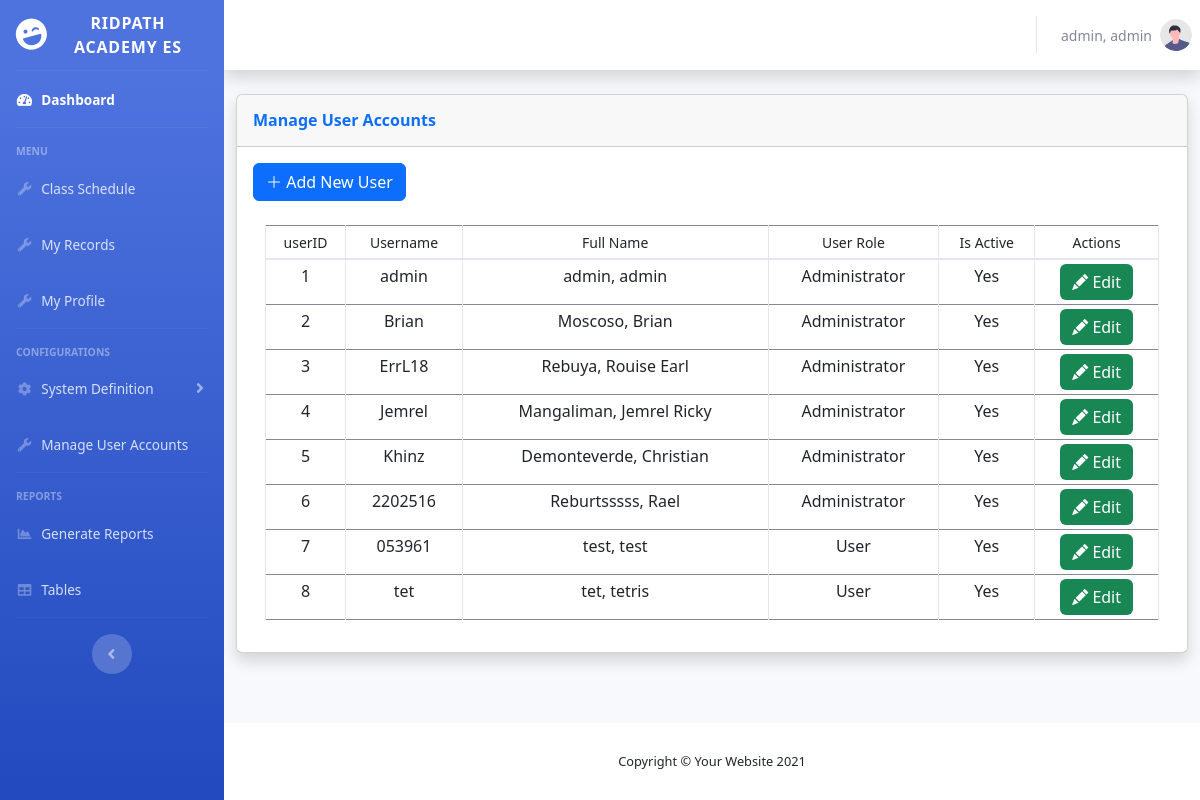
The app's page /admin/manageUserAccounts.php (signed in) with its own data.
### tables this page shows
CREATE TABLE `users` (
  `userID` int(11) NOT NULL,
  `username` varchar(255) NOT NULL,
  `password` varchar(255) NOT NULL,
  `isActive` int(11) NOT NULL,
  `userRole` int(11) NOT NULL,
  `fullname` varchar(200) NOT NULL,
  `lastname` varchar(200) NOT NULL,
  `firstname` varchar(200) NOT NULL
);

### admin/manageUserAccounts.php (the view, shortened to what this page needs)
<?php
    require '../shared/header.php';
?>
                <div class="container-fluid">
                    <div class="row">
                        <div class="col-xl-12 col-lg-12">
                            <div class="card shadow mb-4">
                                <div
                                    class="card-header py-3 d-flex flex-row align-items-center justify-content-between">
                                    <h6 class="m-0 font-weight-bold text-primary">Manage User Accounts</h6>
                                </div>
                                <div class="card-body">
                                    <div class="row" id="page-btn-container">
                                        <div class="col-4">
                                        <button class="btn btn-primary" id="page-btn" data-bs-toggle="modal" data-bs-target="#modal-Add"><i class="bi bi-plus-lg"></i> Add New User</button>
                                        </div>
                                    </div>
                                    <div class="container">
                                    <div class="table-responsive mt-4">
                                    <table class="table table-hover table-bordered table-sm w-100" id="table">
                                        <thead>
                                        <tr>
                                            <th scope="col" class="text-center" id="th"><small>userID</small></th>
                                            <th scope="col" class="text-center" id="th"><small>Username</small></th>
                                            <th scope="col" class="text-center" id="th"><small>Full Name</small></th>
                                            <th scope="col" class="text-center" id="th"><small>User Role</small></th>
                                            <th scope="col" class="text-center" id="th"><small>Is Active</small></th>
                                            <th scope="col" class="text-center" id="th"><small>Actions</small></th>
                                        </tr>
                                        </thead>
                                        <tbody>
                                        <?php
                                        $fetchQuery = "SELECT * FROM users";
                                        $fetchedData = mysqli_query($conn, $fetchQuery);
                                        while($DataArray = mysqli_fetch_assoc($fetchedData)){
                                            $userID = $DataArray['userID'];
                                            $username = $DataArray['username'];
                                            $fullname = $DataArray['fullname'];
                                            $userRole = $DataArray['userRole'];
                                            $status = $DataArray['isActive'];
                                            ?>
                                            <tr>
                                                <td class="text-center" id="td"><?php echo $userID; ?></td>
                                                <td class="text-center" id="td"><?php echo $username; ?></td>
                                                <td class="text-center" id="td"><?php echo $fullname; ?></td>
                                                <td class="text-center" id="td">
                                                    <?php
                                                        if ($userRole == 1)
                                                            echo 'Administrator';
                                                        else
                                                            echo 'User';
                                                     ?>
                                                </td>
                                                <td class="text-center" id="td">
                                                    <?php
                                                        if ($status == 1)
                                                            echo 'Yes';
                                                        else
                                                            echo 'No';
                                                     ?>
                                                </td>
                                                <td class="text-center" id="td">
                                                    <button class="btn btn-success border-0" title="Edit" id="table-button"
                                                            data-bs-toggle="modal"
                                                            data-bs-target="#modal-Edit"
                                                            data-bs-userID="<?php echo $userID;?>"
                                                            >
                                                            <i class="bi bi-pencil-fill" id="table-btn-icon"></i> <span id="tablebutton-text">Edit</span>
                                                    </button>
                                                </td>
                                            </tr>
                                            <?php
                                        }
                                        ?>
                                        </tbody>
                                    </table>
                                    </div>
                                    </div>
                                </div>
                            </div>
                        </div>
                    </div>
                </div>
            </div>
<?php
    require '../shared/footer.php';
?>

### records on screen
users: userID "1", username "admin", fullname "admin, admin", userRole "Administrator", isActive "Yes"
users: userID "2", username "Brian", fullname "Moscoso, Brian", userRole "Administrator", isActive "Yes"
users: userID "3", username "ErrL18", fullname "Rebuya, Rouise Earl", userRole "Administrator", isActive "Yes"
users: userID "4", username "Jemrel", fullname "Mangaliman, Jemrel Ricky", userRole "Administrator", isActive "Yes"
users: userID "5", username "Khinz", fullname "Demonteverde, Christian", userRole "Administrator", isActive "Yes"
users: userID "6", username "2202516", fullname "Reburtsssss, Rael", userRole "Administrator", isActive "Yes"
users: userID "7", username "053961", fullname "test, test", userRole "User", isActive "Yes"
users: userID "8", username "tet", fullname "tet, tetris", userRole "User", isActive "Yes"

### other values on screen
$_SESSION['logged_username'] "admin, admin"
